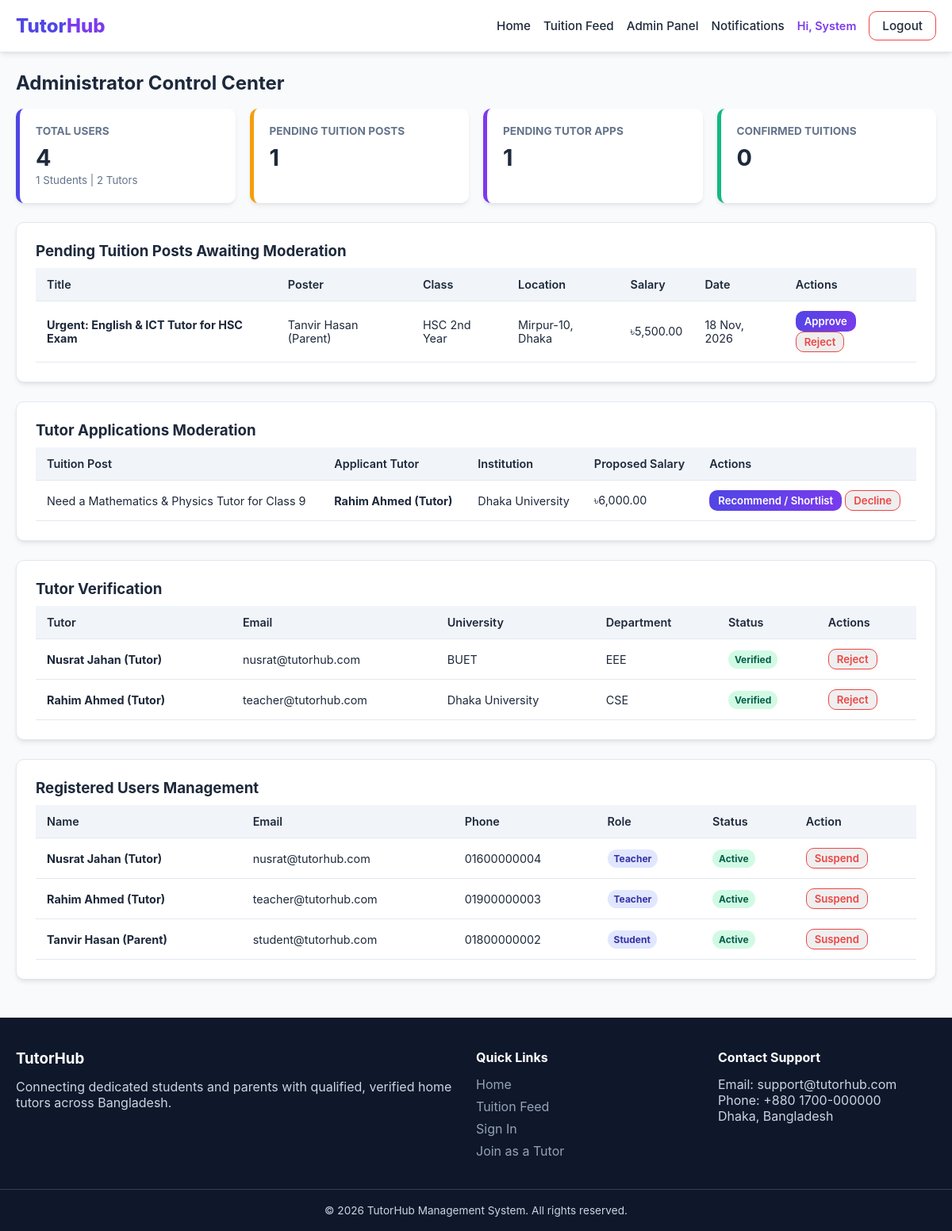
/admin-dashboard.php (signed in), run on the app's committed database.
### tables this page shows
CREATE TABLE `tuition_posts` (
  `id` INT AUTO_INCREMENT PRIMARY KEY,
  `student_id` INT NOT NULL,
  `title` VARCHAR(200) NOT NULL,
  `student_name` VARCHAR(100) NOT NULL,
  `student_class` VARCHAR(50) NOT NULL,
  `institution_name` VARCHAR(150),
  `location` VARCHAR(100) NOT NULL,
  `tutoring_days_per_week` INT NOT NULL,
  `preferred_days` VARCHAR(150) NOT NULL,
  `preferred_time` VARCHAR(100) NOT NULL,
  `teaching_method` ENUM('Home Tutoring', 'Online Tutoring', 'Both') DEFAULT 'Home Tutoring',
  `monthly_salary` DECIMAL(10,2) NOT NULL,
  `preferred_tutor_gender` ENUM('Any', 'Male', 'Female') DEFAULT 'Any',
  `additional_requirements` TEXT,
  `approval_status` ENUM('pending', 'approved', 'rejected') DEFAULT 'pending',
  `tuition_status` ENUM('open', 'assigned', 'closed') DEFAULT 'open',
  `created_at` TIMESTAMP DEFAULT CURRENT_TIMESTAMP,
  FOREIGN KEY (`student_id`) REFERENCES `users`(`id`) ON DELETE CASCADE
);

CREATE TABLE `users` (
  `id` INT AUTO_INCREMENT PRIMARY KEY,
  `full_name` VARCHAR(100) NOT NULL,
  `email` VARCHAR(100) NOT NULL UNIQUE,
  `phone` VARCHAR(20) NOT NULL,
  `password_hash` VARCHAR(255) NOT NULL,
  `role` ENUM('student', 'teacher', 'admin') NOT NULL,
  `account_status` ENUM('active', 'suspended') DEFAULT 'active',
  `created_at` TIMESTAMP DEFAULT CURRENT_TIMESTAMP
);

CREATE TABLE `applications` (
  `id` INT AUTO_INCREMENT PRIMARY KEY,
  `tuition_id` INT NOT NULL,
  `teacher_id` INT NOT NULL,
  `application_message` TEXT NOT NULL,
  `relevant_experience` TEXT,
  `proposed_salary` DECIMAL(10,2) NOT NULL,
  `available_days` VARCHAR(150) NOT NULL,
  `application_status` ENUM('Pending Review', 'Shortlisted', 'Approved', 'Rejected', 'Withdrawn') DEFAULT 'Pending Review',
  `admin_note` TEXT NULL,
  `created_at` TIMESTAMP DEFAULT CURRENT_TIMESTAMP,
  UNIQUE KEY `unique_tuition_teacher` (`tuition_id`, `teacher_id`),
  FOREIGN KEY (`tuition_id`) REFERENCES `tuition_posts`(`id`) ON DELETE CASCADE,
  FOREIGN KEY (`teacher_id`) REFERENCES `users`(`id`) ON DELETE CASCADE
);

CREATE TABLE `teacher_profiles` (
  `id` INT AUTO_INCREMENT PRIMARY KEY,
  `user_id` INT NOT NULL,
  `university_name` VARCHAR(150),
  `department` VARCHAR(100),
  `qualification` VARCHAR(100),
  `current_year_or_semester` VARCHAR(50),
  `graduation_year` INT NULL,
  `experience_years` INT DEFAULT 0,
  `bio` TEXT,
  `expected_salary_min` DECIMAL(10,2) DEFAULT 0.00,
  `expected_salary_max` DECIMAL(10,2) DEFAULT 0.00,
  `preferred_location` VARCHAR(100),
  `teaching_method` ENUM('Home Tutoring', 'Online Tutoring', 'Both') DEFAULT 'Both',
  `verification_status` ENUM('unverified', 'verified', 'rejected') DEFAULT 'unverified',
  `profile_photo` VARCHAR(255) DEFAULT 'default-avatar.png',
  FOREIGN KEY (`user_id`) REFERENCES `users`(`id`) ON DELETE CASCADE
);

### admin-dashboard.php (the view, shortened to what this page needs)
<?php
require_once 'config/database.php';
require_once 'includes/functions.php';
require_once 'includes/header.php';
$total_users = $conn->query("SELECT COUNT(*) AS total FROM users")->fetch_assoc()['total'];
$total_students = $conn->query("SELECT COUNT(*) AS total FROM users WHERE role = 'student'")->fetch_assoc()['total'];
$total_teachers = $conn->query("SELECT COUNT(*) AS total FROM users WHERE role = 'teacher'")->fetch_assoc()['total'];
$pending_posts_count = $conn->query("SELECT COUNT(*) AS total FROM tuition_posts WHERE approval_status = 'pending'")->fetch_assoc()['total'];
$pending_apps_count = $conn->query("SELECT COUNT(*) AS total FROM applications WHERE application_status = 'Pending Review'")->fetch_assoc()['total'];
$active_assignments_count = $conn->query("SELECT COUNT(*) AS total FROM tutor_assignments WHERE assignment_status = 'active'")->fetch_assoc()['total'];
$pending_posts = $conn->query("SELECT t.*, u.full_name as student_username FROM tuition_posts t JOIN users u ON t.student_id = u.id WHERE t.approval_status = 'pending' ORDER BY t.created_at ASC");
$users_list = $conn->query("SELECT id, full_name, email, phone, role, account_status, created_at FROM users WHERE role != 'admin' ORDER BY id DESC LIMIT 10");
$pending_apps = $conn->query("SELECT a.*, u.full_name as tutor_name, t.title as tuition_title, tp.university_name FROM applications a JOIN users u ON a.teacher_id = u.id LEFT JOIN teacher_profiles tp ON u.id = tp.user_id JOIN tuition_posts t ON a.tuition_id = t.id WHERE a.application_status = 'Pending Review' ORDER BY a.created_at ASC");
$teachers_list = $conn->query("SELECT tp.id AS profile_id, tp.university_name, tp.department, tp.qualification, tp.verification_status, u.full_name, u.email FROM teacher_profiles tp JOIN users u ON tp.user_id = u.id ORDER BY FIELD(tp.verification_status, 'unverified', 'rejected', 'verified'), tp.id DESC");
?>
<h2>Administrator Control Center</h2>
<div class="grid-cols-4" style="margin-top: 18px;">
    <div class="stat-card">
        <h3>Total Users</h3>
        <p><?= $total_users; ?></p>
        <small style="color: var(--text-muted);"><?= $total_students; ?> Students | <?= $total_teachers; ?> Tutors</small>
    </div>
    <div class="stat-card" style="border-left-color: var(--warning);">
        <h3>Pending Tuition Posts</h3>
        <p><?= $pending_posts_count; ?></p>
    </div>
    <div class="stat-card" style="border-left-color: var(--secondary);">
        <h3>Pending Tutor Apps</h3>
        <p><?= $pending_apps_count; ?></p>
    </div>
    <div class="stat-card" style="border-left-color: var(--success);">
        <h3>Confirmed Tuitions</h3>
        <p><?= $active_assignments_count; ?></p>
    </div>
</div>
<div class="card">
    <h3>Pending Tuition Posts Awaiting Moderation</h3>
    <div class="table-responsive">
        <table class="table">
            <thead>
                <tr>
                    <th>Title</th>
                    <th>Poster</th>
                    <th>Class</th>
                    <th>Location</th>
                    <th>Salary</th>
                    <th>Date</th>
                    <th>Actions</th>
                </tr>
            </thead>
            <tbody>
                <?php if ($pending_posts->num_rows > 0): ?>
                    <?php while($p = $pending_posts->fetch_assoc()): ?>
                        <tr>
                            <td><strong><?= htmlspecialchars($p['title']); ?></strong></td>
                            <td><?= htmlspecialchars($p['student_username']); ?></td>
                            <td><?= htmlspecialchars($p['student_class']); ?></td>
                            <td><?= htmlspecialchars($p['location']); ?></td>
                            <td><?= format_taka($p['monthly_salary']); ?></td>
                            <td><?= date('d M, Y', strtotime($p['created_at'])); ?></td>
                            <td>
                                <form action="admin-dashboard.php" method="POST" style="display:inline;">
                                    <button type="submit" class="btn btn-primary btn-sm">Approve</button>
                                </form>
                                <form action="admin-dashboard.php" method="POST" style="display:inline;">
                                    <button type="submit" class="btn btn-outline-danger btn-sm">Reject</button>
                                </form>
                            </td>
                        </tr>
                    <?php endwhile; ?>
                <?php else: ?>
                    <tr>
                        <td colspan="7" style="text-align: center; color: var(--text-muted); padding: 16px;">No posts pending approval.</td>
                    </tr>
                <?php endif; ?>
            </tbody>
        </table>
    </div>
</div>
<div class="card">
    <h3>Tutor Applications Moderation</h3>
    <div class="table-responsive">
        <table class="table">
            <thead>
                <tr>
                    <th>Tuition Post</th>
                    <th>Applicant Tutor</th>
                    <th>Institution</th>
                    <th>Proposed Salary</th>
                    <th>Actions</th>
                </tr>
            </thead>
            <tbody>
                <?php if ($pending_apps->num_rows > 0): ?>
                    <?php while($app = $pending_apps->fetch_assoc()): ?>
                        <tr>
                            <td><?= htmlspecialchars($app['tuition_title']); ?></td>
                            <td><strong><?= htmlspecialchars($app['tutor_name']); ?></strong></td>
                            <td><?= htmlspecialchars($app['university_name'] ?? '—'); ?></td>
                            <td><?= format_taka($app['proposed_salary']); ?></td>
                            <td>
                                <form action="actions/application-action.php" method="POST" style="display:inline;">
                                    <button type="submit" class="btn btn-primary btn-sm">Recommend / Shortlist</button>
                                </form>
                                <form action="actions/application-action.php" method="POST" style="display:inline;">
                                    <button type="submit" class="btn btn-outline-danger btn-sm">Decline</button>
                                </form>
                            </td>
                        </tr>
                    <?php endwhile; ?>
                <?php else: ?>
                    <tr>
                        <td colspan="5" style="text-align: center; color: var(--text-muted); padding: 16px;">No tutor applications requiring administrative attention.</td>
                    </tr>
                <?php endif; ?>
            </tbody>
        </table>
    </div>
</div>
<div class="card">
    <h3>Tutor Verification</h3>
    <div class="table-responsive">
        <table class="table">
            <thead>
                <tr>
                    <th>Tutor</th>
                    <th>Email</th>
                    <th>University</th>
                    <th>Department</th>
                    <th>Status</th>
                    <th>Actions</th>
                </tr>
            </thead>
            <tbody>
                <?php if ($teachers_list && $teachers_list->num_rows > 0): ?>
                    <?php while($t = $teachers_list->fetch_assoc()): ?>
                        <tr>
                            <td><strong><?= htmlspecialchars($t['full_name']); ?></strong></td>
                            <td><?= htmlspecialchars($t['email']); ?></td>
                            <td><?= htmlspecialchars($t['university_name'] ?? '—'); ?></td>
                            <td><?= htmlspecialchars($t['department'] ?? '—'); ?></td>
                            <td><?= get_status_badge($t['verification_status']); ?></td>
                            <td>
                                <?php if ($t['verification_status'] !== 'rejected'): ?>
                                <form action="admin-dashboard.php" method="POST" style="display:inline;">
                                    <button type="submit" class="btn btn-outline-danger btn-sm">Reject</button>
                                </form>
                                <?php endif; ?>
                            </td>
                        </tr>
                    <?php endwhile; ?>
                <?php else: ?>
                    <tr>
                        <td colspan="6" style="text-align: center; color: var(--text-muted); padding: 16px;">No tutor profiles yet.</td>
                    </tr>
                <?php endif; ?>
            </tbody>
        </table>
    </div>
</div>
<div class="card">
    <h3>Registered Users Management</h3>
    <div class="table-responsive">
        <table class="table">
            <thead>
                <tr>
                    <th>Name</th>
                    <th>Email</th>
                    <th>Phone</th>
                    <th>Role</th>
                    <th>Status</th>
                    <th>Action</th>
                </tr>
            </thead>
            <tbody>
                <?php while($user = $users_list->fetch_assoc()): ?>
                    <tr>
                        <td><strong><?= htmlspecialchars($user['full_name']); ?></strong></td>
                        <td><?= htmlspecialchars($user['email']); ?></td>
                        <td><?= htmlspecialchars($user['phone'] ?? ''); ?></td>
                        <td><span class="badge badge-shortlisted"><?= ucfirst($user['role']); ?></span></td>
                        <td><?= get_status_badge($user['account_status']); ?></td>
                        <td>
                            <form action="admin-dashboard.php" method="POST" style="display:inline;">
                                <button type="submit" class="btn btn-sm <?= $user['account_status'] === 'active' ? 'btn-outline-danger' : 'btn-primary'; ?>">
                                    <?= $user['account_status'] === 'active' ? 'Suspend' : 'Activate'; ?>
                                </button>
                            </form>
                        </td>
                    </tr>
                <?php endwhile; ?>
            </tbody>
        </table>
    </div>
</div>
<?php require_once 'includes/footer.php'; ?>

### functions.php (shortened to what this page needs)
<?php
function format_taka($amount) {
    return '৳' . number_format($amount, 2);
}
function get_status_badge($status) {
    $status_clean = strtolower(str_replace(' ', '-', $status));
    return "<span class='badge badge-{$status_clean}'>" . htmlspecialchars($status) . "</span>";
}

### data on the page
tuition_posts: title "Urgent: English & ICT Tutor for HSC Exam", student.full_name "Tanvir Hasan (Parent)", student_class "HSC 2nd Year", location "Mirpur-10, Dhaka", monthly_salary "৳5,500.00", created_at "18 Nov, 2026"
applications: tuition.title "Need a Mathematics & Physics Tutor for Class 9", teacher.full_name "Rahim Ahmed (Tutor)", teacher_profiles.university_name "Dhaka University", proposed_salary "৳6,000.00"
teacher_profiles: user.full_name "Nusrat Jahan (Tutor)", user.email "nusrat@tutorhub.com", university_name "BUET", department "EEE", verification_status "Verified"
teacher_profiles: user.full_name "Rahim Ahmed (Tutor)", user.email "teacher@tutorhub.com", university_name "Dhaka University", department "CSE", verification_status "Verified"
users: full_name "Nusrat Jahan (Tutor)", email "nusrat@tutorhub.com", phone "01600000004", role "Teacher", account_status "Active", shows "Suspend"
users: full_name "Rahim Ahmed (Tutor)", email "teacher@tutorhub.com", phone "01900000003", role "Teacher", account_status "Active", shows "Suspend"
users: full_name "Tanvir Hasan (Parent)", email "student@tutorhub.com", phone "01800000002", role "Student", account_status "Active", shows "Suspend"

### other printed values
explode(' ', $user_name)[0] "System"
$total_users "4"
$total_students "1"
$total_teachers "2"
$pending_posts_count "1"
$pending_apps_count "1"
$active_assignments_count "0"
